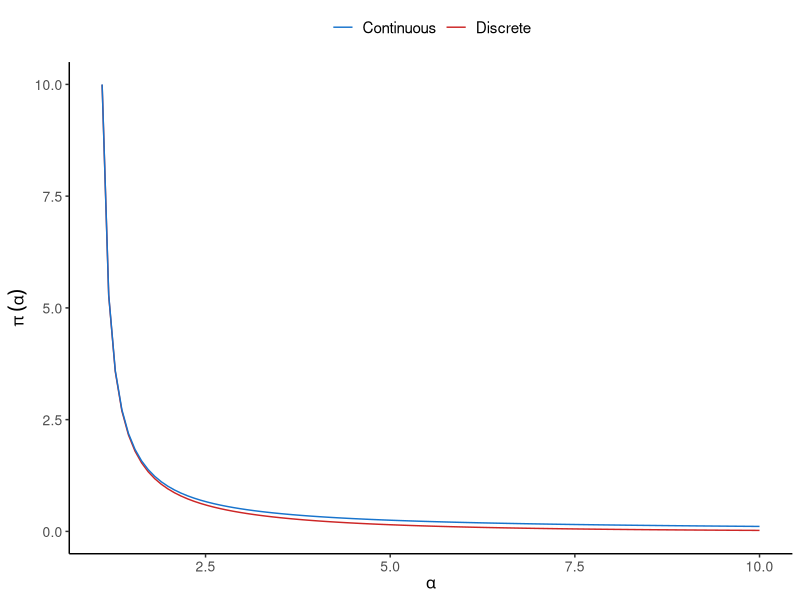
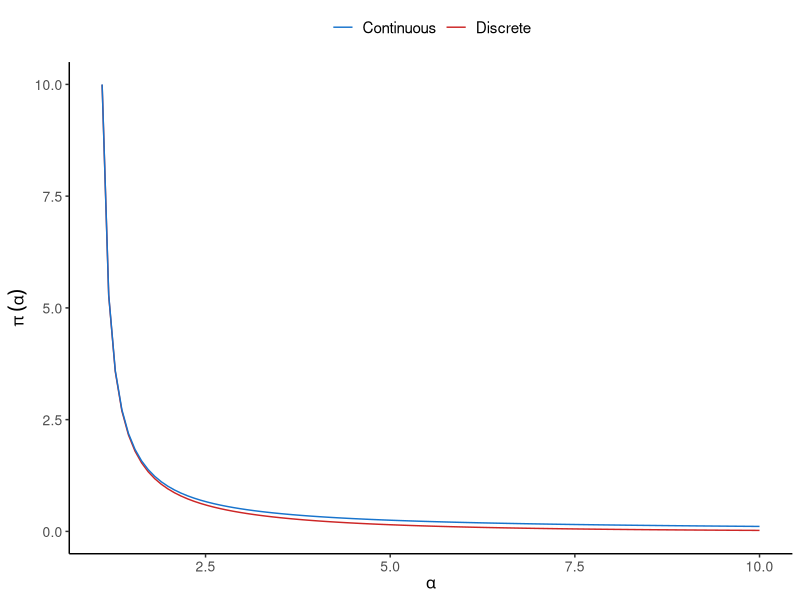

These figures' R source, in order:
library(VGAM)
library(ggplot2)

prior1 <- function (alpha) {
  sqrt((zeta(alpha, deriv = 2) / zeta(alpha, deriv = 0)) - ((
    zeta(alpha, deriv = 1) / zeta(alpha, deriv = 0)) ^ 2))
}

prior2 <- function (alpha) {
  1 / (alpha - 1)
}

ggplot(data.frame(x = c(1.1, 10)), aes(x)) +
  stat_function(fun = prior1, aes(colour = "Discrete")) +
  stat_function(fun = prior2, aes(colour = "Continuous")) +
  labs(x = expression(alpha), y = expression(pi~(alpha))) +
  scale_color_manual("", values = c("dodgerblue3", "firebrick3")) +
  ylim(c(0, 10)) + theme_classic() + 
  theme(legend.position = "top",
        axis.text.x = element_text(size = 10), 
        axis.text.y = element_text(size = 10), 
        legend.title = element_blank(),
        axis.title = element_text(size = 12),
        legend.text = element_text(size = 11))

ggsave("output/fig1.pdf", height = 4.5, width = 7)
